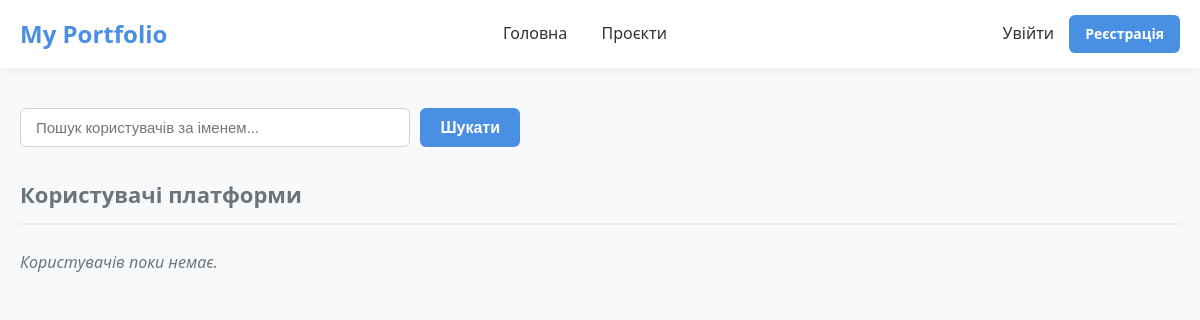
The app's page /, older data.
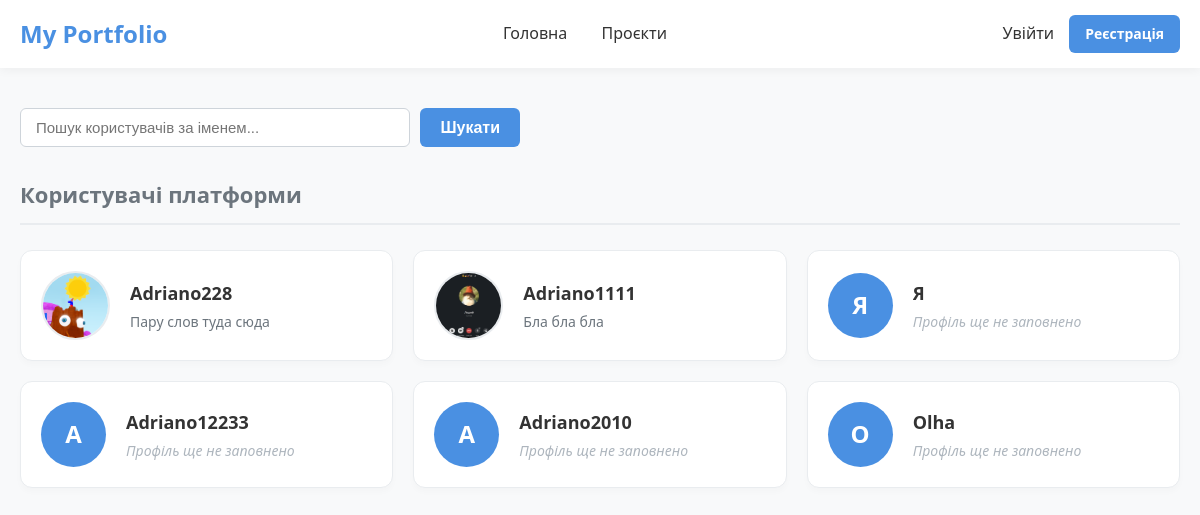
The same page, newer data.
### main/models.py (models this page shows, shortened)
class Portfolio(models.Model):
    user = models.OneToOneField(
        User,
        on_delete=models.CASCADE,
        related_name='portfolio',
        verbose_name="Користувач"
    )
    bio = models.TextField(blank=True, null=True, verbose_name="Про себе / Біографія")
    updated_at = models.DateTimeField(auto_now=True, verbose_name="Дата оновлення")
    avatar = models.ImageField(upload_to='avatars/', blank=True, null=True)
    class Meta:
        verbose_name = "Портфоліо"
        verbose_name_plural = "Портфоліо"

### main/views.py (the view)
# urls.py: 2. Add a URL to urlpatterns:  path('', views.home, name='home')
def home(request):
    query = request.GET.get('q', '').strip()
    portfolios = Portfolio.objects.select_related('user').all()
    if query:
        portfolios = portfolios.filter(user__username__icontains=query)
    context = {
        'portfolios': portfolios,
        'query': query,  # Повертаємо запит назад у шаблон, щоб показати його в інпуті
    }
    return render(request, 'main/main.html', context)

### main/templates/main/main.html (shortened to what this page needs)
{% extends 'main/base.html' %}
{% block content %}
<div class="home-page">
    <section class="users-list">
        <div class="search-container" style="margin-bottom: 30px; max-width: 500px;">
            <form method="get" action="{% url 'portfolio:home' %}" style="display: flex; gap: 10px;">
                <input
                    type="text"
                    name="q"
                    class="form-control"
                    placeholder="Пошук користувачів за іменем..."
                    value="{{ query|default:'' }}"
                    style="margin-bottom: 0;"
                >
                <button type="submit" class="btn-save" style="padding: 10px 20px; white-space: nowrap;">
                    Шукати
                </button>
            </form>
        </div>
        <h3>Користувачі платформи</h3>
        {% if portfolios %}
            <div class="users-grid">
                {% for portfolio in portfolios %}
                    <a href="{% url 'portfolio:public_profile' portfolio.user.username %}" class="user-card">
                        {% if portfolio.avatar %}
                            <img src="{{ portfolio.avatar.url }}" class="avatar" alt="{{ portfolio.user.username }}">
                        {% else %}
                            <div class="avatar-placeholder">
                                {{ portfolio.user.username|first|upper }}
                            </div>
                        {% endif %}
                        <div class="user-card-info">
                            <span class="user-card-name">{{ portfolio.user.username }}</span>
                            {% if portfolio.bio %}
                                <p class="user-card-bio">{{ portfolio.bio|truncatewords:15 }}</p>
                            {% else %}
                                <p class="user-card-bio user-card-bio-empty">Профіль ще не заповнено</p>
                            {% endif %}
                        </div>
                    </a>
                {% endfor %}
            </div>
        {% else %}
            <p class="empty-message">Користувачів поки немає.</p>
        {% endif %}
    </section>
</div>
{% endblock %}

### main/templates/main/base.html (shortened to what this page needs)
{% load static %}
<!DOCTYPE html>
<html lang="uk">
<head>
    <link href="{% static 'css/main.css' %}" rel="stylesheet">
</head>
<body>
<div class="header-wrapper">
    <header class="header">
        <div class="logo">
            <a href="{% url 'portfolio:home' %}">My Portfolio</a>
        </div>
        <nav class="nav">
            <a href="{% url 'portfolio:home' %}">Головна</a>
                <a href="{% url 'portfolio:profile' %}">Проєкти</a>
        </nav>
        <div class="header-auth">
            {% if user.is_authenticated %}
                <a href="{% url 'portfolio:profile' %}" class="contact-btn" style="text-decoration: none; display: flex; align-items: center; gap: 10px;">
                    <span style="font-weight: 500; color: var(--text-main);">{{ user.username }}</span>
                    {% if user.portfolio.avatar %}
                        <img src="{{ user.portfolio.avatar.url }}" class="avatar">
                    {% else %}
                        <div class="avatar-placeholder">
                            {{ user.username|first|upper }}
                        </div>
                    {% endif %}
                </a>
            {% else %}
                <div class="auth-buttons" style="display: flex; align-items: center; gap: 15px;">
                    <a href="{% url 'portfolio:login' %}" style="text-decoration: none; color: var(--text-main); font-weight: 500;">
                        Увійти
                    </a>
                    <a href="{% url 'portfolio:register' %}" class="btn-edit-profile" style="padding: 8px 16px; font-size: 14px;">
                        Реєстрація
                    </a>
                </div>
            {% endif %}
        </div>
    </header>
</div>
{% block content %}
{% endblock %}
</body>
</html>

### main/static/css/main.css (style rules this page uses)
:root { --primary-color: #4a90e2; --primary-hover: #357abd; --danger-color: #e74c3c; --danger-hover: #c0392b; --bg-color: #f8f9fa; --text-main: #333333; --text-muted: #6c757d; --card-bg: #ffffff; --border-color: #e9ecef; }
body { font-family: 'Segoe UI', Roboto, Helvetica, Arial, sans-serif; background-color: var(--bg-color); color: var(--text-main); margin: 0; padding: 0; line-height: 1.6; }
.header-wrapper { background-color: var(--card-bg); box-shadow: 0 2px 10px rgba(0,0,0,0.05); position: sticky; top: 0; z-index: 100; }
.header { max-width: 1200px; margin: 0 auto; padding: 15px 20px; display: flex; justify-content: space-between; align-items: center; }
.logo a { font-size: 24px; font-weight: bold; color: var(--primary-color); text-decoration: none; }
.nav a { margin: 0 15px; text-decoration: none; color: var(--text-main); font-weight: 500; transition: color 0.2s; }
.avatar { border-radius: 50%; object-fit: cover; border: 2px solid var(--border-color); }
.avatar-placeholder { border-radius: 50%; background-color: var(--primary-color); color: white; display: flex; align-items: center; justify-content: center; font-weight: bold; }
.btn-add-project, .btn-edit-profile { display: inline-block; padding: 10px 20px; background-color: var(--primary-color); color: white; border-radius: 6px; text-decoration: none; font-weight: 600; transition: background 0.2s; }
.form-control { width: 100%; padding: 10px 15px; border: 1px solid #ced4da; border-radius: 6px; font-size: 15px; box-sizing: border-box; transition: border-color 0.2s; }
.btn-save, .btn-danger { padding: 10px 24px; border: none; border-radius: 6px; font-size: 16px; font-weight: 600; cursor: pointer; color: white; }
.btn-save { background-color: var(--primary-color); }
.home-page { max-width: 1200px; margin: 40px auto; padding: 0 20px; }
.users-list h3 { font-size: 22px; color: var(--text-muted); margin-bottom: 25px; border-bottom: 2px solid var(--border-color); padding-bottom: 10px; }
.users-grid { display: grid; grid-template-columns: repeat(auto-fill, minmax(320px, 1fr)); gap: 20px; }
.user-card { display: flex; align-items: center; gap: 20px; background: var(--card-bg); padding: 20px; border-radius: 12px; border: 1px solid var(--border-color); text-decoration: none; color: inherit; transition: transform 0.2s ease, box-shadow 0.2s ease, border-color 0.2s ease; box-shadow: 0 4px 6px rgba(0, 0, 0, 0.02); }
.user-card .avatar, .user-card .avatar-placeholder { width: 65px; height: 65px; flex-shrink: 0; border-radius: 50%; font-size: 24px; }
.user-card .avatar-placeholder { display: flex; align-items: center; justify-content: center; background-color: var(--primary-color); color: white; font-weight: bold; }
.user-card-info { display: flex; flex-direction: column; overflow: hidden; }
.user-card-name { font-size: 18px; font-weight: 600; color: var(--text-main); margin-bottom: 4px; white-space: nowrap; text-overflow: ellipsis; overflow: hidden; }
.user-card-bio { margin: 0; font-size: 14px; color: var(--text-muted); line-height: 1.4; }
.user-card-bio-empty { font-style: italic; color: #adb5bd; }

Row changes from the older to the newer data that the page shows:
added Portfolio: avatar (picture), user.username "Adriano228", bio "Пару слов туда сюда"
added Portfolio: avatar (picture), user.username "Adriano1111", bio "Бла бла бла"
added Portfolio: user.username|first "Я", user.username "Я", shows "Профіль ще не заповнено"
added Portfolio: user.username|first "A", user.username "Adriano12233", shows "Профіль ще не заповнено"
added Portfolio: user.username|first "A", user.username "Adriano2010", shows "Профіль ще не заповнено"
added Portfolio: user.username|first "O", user.username "Olha", shows "Профіль ще не заповнено"
Text that changed along with them:
text no longer shown: "Користувачів поки немає."
